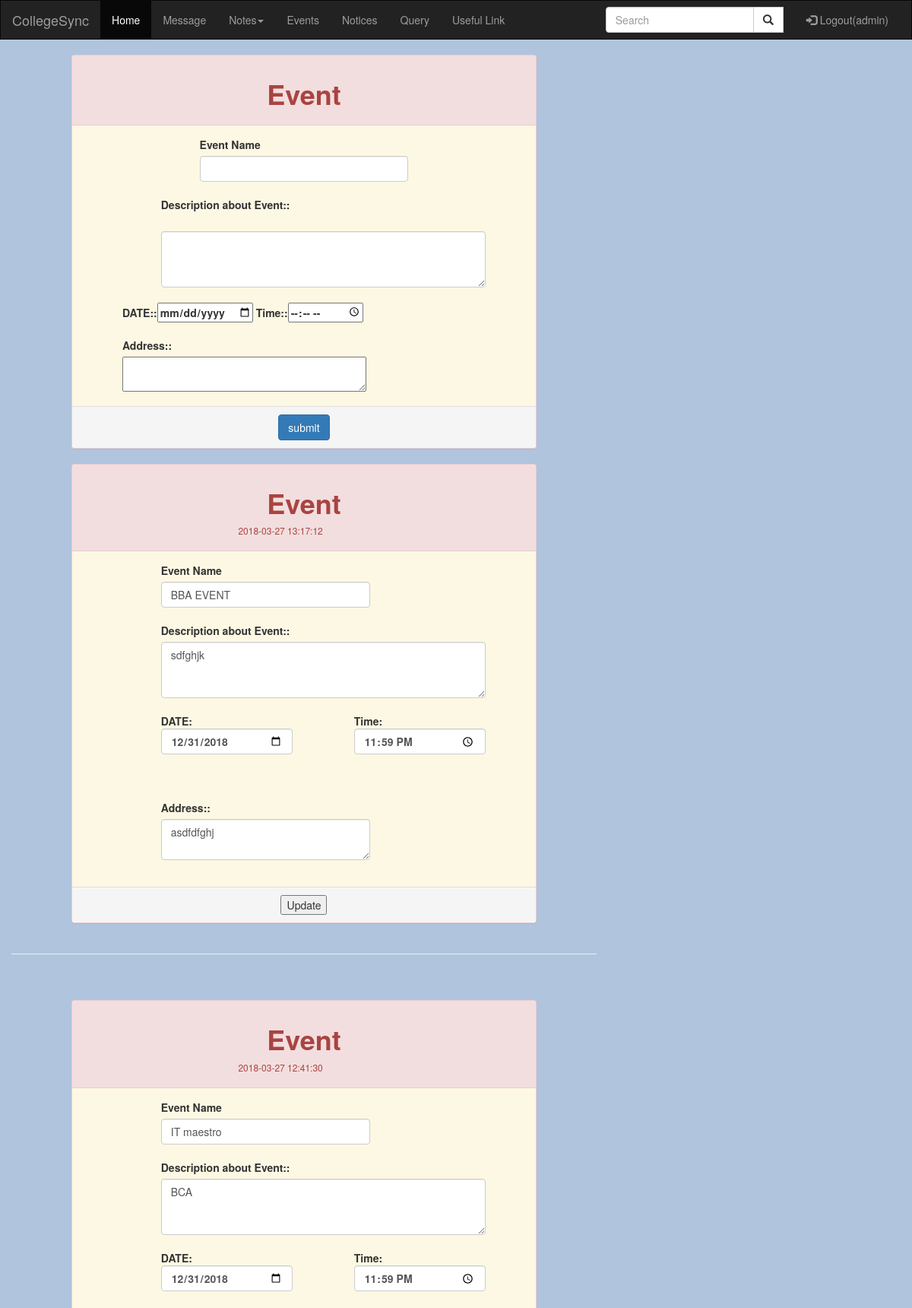
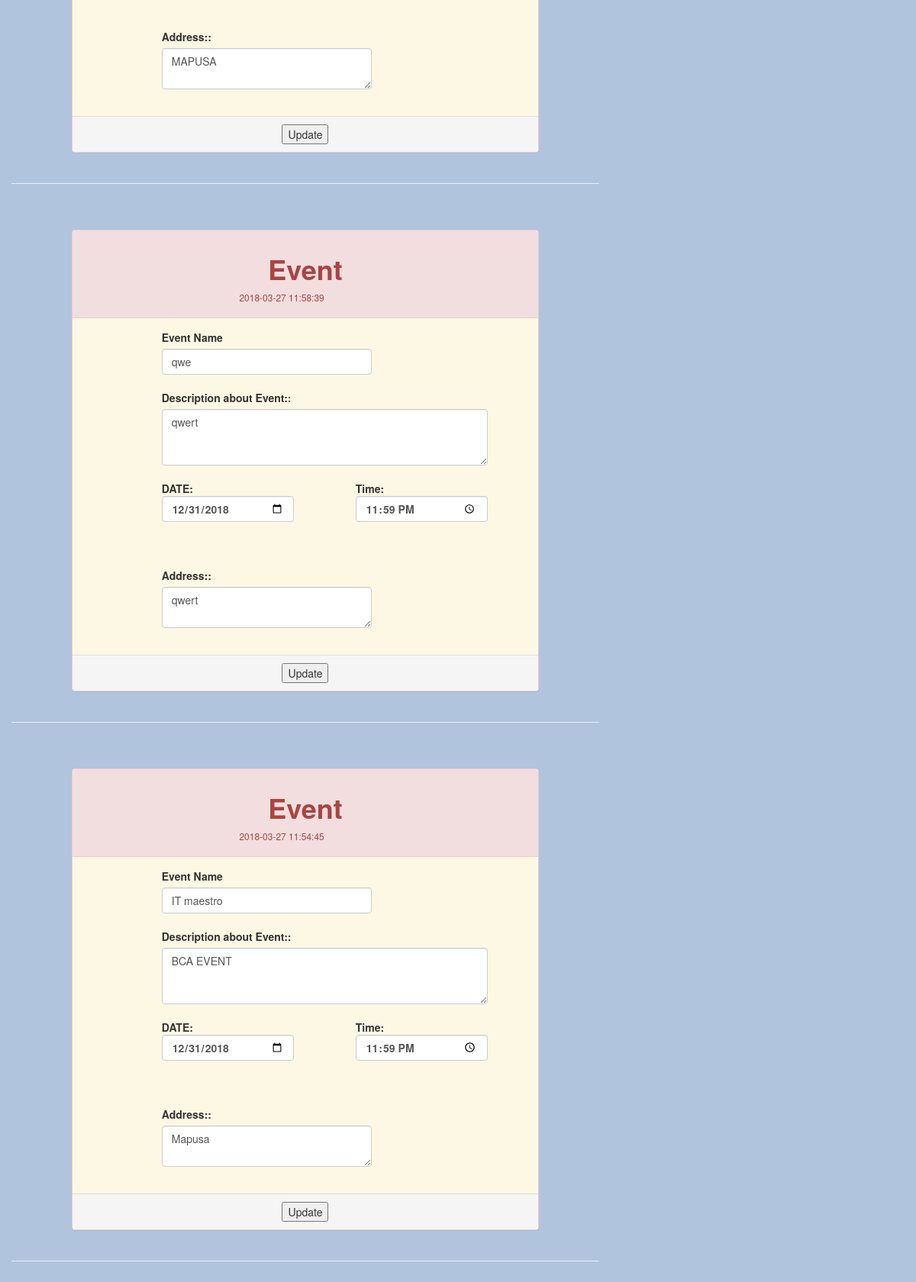
The page /ADMIN/extrafiles/event.php (signed in, upper part) on the database its author committed (2 pictures, top to bottom).
### tables this page shows
CREATE TABLE IF NOT EXISTS `event` (
  `event_id` int(11) NOT NULL AUTO_INCREMENT,
  `event` varchar(50) NOT NULL,
  `des` varchar(50) NOT NULL,
  `date` varchar(50) NOT NULL,
  `time` varchar(50) NOT NULL,
  `add` varchar(50) NOT NULL,
  `status` varchar(111) NOT NULL,
  `datetime` datetime NOT NULL,
  PRIMARY KEY (`event_id`)
);

### ADMIN/extrafiles/event.php (the view, shortened to what this page needs)
<!DOCTYPE html>
<html lang="en">
<head>
  <link rel="stylesheet" href="https://maxcdn.bootstrapcdn.com/bootstrap/3.3.7/css/bootstrap.min.css">
</head>
<body style="background:  #B0C4DE;">
<?php
include("nav.php");
?>
<div class="col-sm-8 text-left"> <br/>
<form method="POST" id="eventform">
  <div class='col-sm-offset-1 col-sm-10'>
  <div class='panel panel-danger' >
      <div class="panel-heading">
    <div class="row">
      <div class="col-sm-4 col-sm-offset-4">
      <center><h1><strong>Event</strong></h1></center>
      </div>
      </div>
      </div>
      <div class='panel-body bg-warning' >
      <div class="row">
      <div class="col-sm-6 col-sm-offset-3">
        <label class="pull-center"><strong>Event Name</strong></label>
        <input type="text" name="event" id="event" value="" class="form-control">
        </div>
        </div>
       <div class="row">
      <div class="col-sm-9 col-sm-offset-2">
              <label><br/><strong>Description about Event::</strong></label><br/><br/>
              <textarea class="form-control" rows="3" id="des" name="des"></textarea ><br/>
              </div>
              </div>
          <div class="row">
          <div class="col-sm-11 col-sm-offset-1">
              <strong>DATE::<input type="date"  name="date"></strong>
              <strong>Time::<input type="time"  name="time"></strong>
              <br> <br>
              <label><strong>Address::</strong></label><br>
              <textarea rows="2" cols="40" name="add"></textarea ><br/>
              </div>
           </div>
              </div>
      <div class='panel-footer bg-danger'>
      <center><input type="submit" name="post" id="post" value="submit" class="btn btn-primary btn-xl"></center>
      </div>
      </div></div>
    </form>
        <?php
           $query="SELECT * from event  order by event_id desc limit 7";
           $res=mysql_query($query);
           while ($row=mysql_fetch_row($res))
           {
              echo"
              <br>
              <br>
<div class='container-fluid ' >
<form method='POST' name='update' action='updateevent.php'>
  <div class='row'>
  <div class='col-sm-offset-1 col-sm-10'>
  <div class='panel panel-danger' >
      <div class='panel-heading '>
    <div class='row'>
      <div class='col-sm-4 col-sm-offset-4'>
      <center><h1><strong>Event</strong></h1></center>
      <h6>$row[7]</h6>
      <input type='hidden' name='event_id' value='$row[0]'>
      </div>
      </div>
      </div>
      <div class='panel-body bg-warning' >
      <div class='row'>
      <div class='col-sm-6 col-sm-offset-2'>
        <label class='pull-center'><strong>Event Name</strong></label>
        <input type='text' name='title' value='$row[1]' class='form-control' >
        </div>
        </div>
       <div class='row'>
      <div class='col-sm-9 col-sm-offset-2'>
              <label><br/><strong>Description about Event::</strong></label><br/>
              <textarea class='form-control' rows='3' name='body'>$row[2]</textarea ><br/>
              </div>
              </div>
          <div class='row'>
          <div class='col-sm-4 col-sm-offset-2'>
              <strong>DATE:<input type='date' class='form-control' name='event_date' value='$row[3]'  ></strong>
           <br>
           </div>
             <div class='col-sm-4 col-sm-offset-1'>
              <strong>Time:<input type='time' class='form-control' name='event_time' value='$row[4]'  ></strong>
            </div>
            </div>
              <br> <br>
              <div class='row'>
              <div class='col-sm-6 col-sm-offset-2'>
              <label><strong disabled>Address::</strong></label><br>
              <textarea rows='2' cols='40'class='form-control' name='place'>$row[5]</textarea ><br/>
           </div></div>
              </div>
      <div class='panel-footer bg-danger'>
          <center><input type='submit' name='update' value='Update'></center>
      </div>
      </div>
      </div>
      </div>
</form>
      </div>
<hr/>
";}
?>
    </div>
</body>
</html>

### ADMIN/extrafiles/nav.php (shortened to what this page needs)
<?php
	$id=$_SESSION['id'];
           $query="SELECT * from admin where admin_id='$id' ";
    $res=mysql_query($query);
    $row=mysql_fetch_row($res);
?>
<!DOCTYPE html>
<html>
<head>
</head>
<body>
	<nav class="navbar navbar-inverse">
	  <div class="container-fluid">
	    <div class="navbar-header">
	      <a class="navbar-brand" href="home.php">CollegeSync</a>
	    </div>
	    <div class="collapse navbar-collapse" id="myNavbar fixedbar">
	      <ul class="nav navbar-nav" id="fixedbar">
	        <li class="active"><a href="home.php">Home</a></li>
	        <li><a href="message.php" id="msg" name="msg"><span class="label label-pill label-danger count1" style="border-radius:10px;"></span>Message</a></li>
	        <li class="dropdown">
	         <a class="dropdown-toggle active " data-toggle="dropdown" href="#">Notes<span class="caret"></span></a>
	        </li>
	        <li ><a href="adminevent.php">Events</a></li>
	        <li ><a href="adminnotice.php">Notices</a></li>
	        <li ><a href="query.php">Query</a></li>
          <li ><a href="usefullink.php">Useful Link</a></li>
	      </ul>
	      <ul class="nav navbar-nav navbar-right">
	        <li><a href="logout.php"><span class="glyphicon glyphicon-log-in"></span> Logout(<?php echo $row[1];?>)</a></li>
	      </ul>
	      <form class="navbar-form navbar-right" method="GET" name="cs_search" action="search.php">
	      <div class="input-group">
	        <input type="text" class="form-control" placeholder="Search" id="Search1" name="Search1" onkeyup="searching();">
	        <div class="input-group-btn">
	          <button class="btn btn-default" type="submit" onclick="fn();">
	            <span class="glyphicon glyphicon-search"></span>
	          </button>
	          </div>
	        </div>
	      </form>
	    </div>
	  </div>
	</nav>
</body>
</html>

### ADMIN/extrafiles/event.php (style rules this page uses)
.navbar { margin-bottom: 0; border-radius: 0; }
#des { background-color:; }

### ADMIN/extrafiles/nav.php (style rules this page uses)
.dropdown { position: relative; display: inline-block; }

### rows shown on the page
event: datetime "2018-03-27 13:17:12", title "BBA EVENT", body "sdfghjk", event_date "12/31/2018", event_time "23:59", place "asdfdfghj"
event: datetime "2018-03-27 12:41:30", title "IT maestro", body "BCA", event_date "12/31/2018", event_time "23:59", place "MAPUSA"
event: datetime "2018-03-27 11:58:39", title "qwe", body "qwert", event_date "12/31/2018", event_time "23:59", place "qwert"
event: datetime "2018-03-27 11:54:45", title "IT maestro", body "BCA EVENT", event_date "12/31/2018", event_time "23:59", place "Mapusa"

### other values the page prints
$row[1] "admin"
